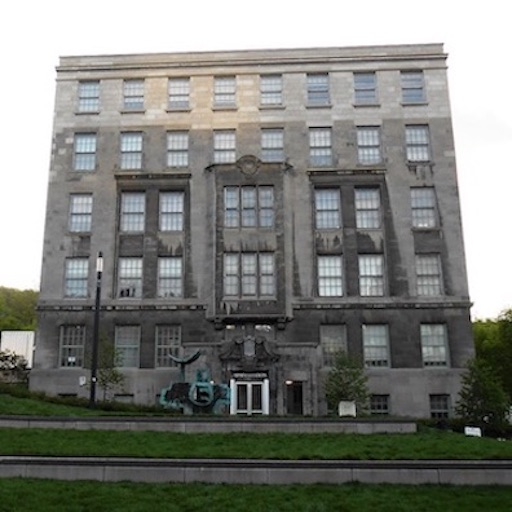
%> input picture Comp 558/assignment 2/james.jpg, 512 x 512 px
$ octave q1.m   (GNU Octave 9; MATLAB toolbox functions it lacks are replaced by stand-ins)
%> lines starting %> are read from the running program, lines starting %| are printed output that depends on the picture; in (x1, y1, x2, y2) boxes, pixels count from 0 and x2, y2 are one past the last pixel; in counts of white or black regions, pixels touching at a corner belong together; the program's own positions count from 1
im = imread('james.jpg'); %read image
%> im is the input picture: size 512x512x3 uint8; mean R, G, B 126.4, 128.4, 123.2
im_grey = im(:,:,2); %green channel
im_double = im2double(im_grey); %correct data type


%smoothed images to specified scale
smoothGauss_4 = imgaussfilt(im_double,4);
smoothGauss_8 = imgaussfilt(im_double,8);
smoothGauss_12 = imgaussfilt(im_double,12);
smoothGauss_16 = imgaussfilt(im_double,16);
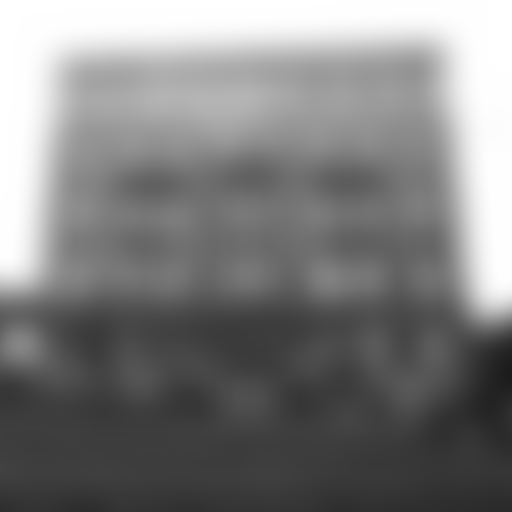
%> smoothGauss_16: size 512x512 double; min 0.108, max 1, mean 0.503

%time step
delta_t = 0.25;

%calculate number of iterations required to produce an image that is
%equivilant to the corrsponding gaussian smoothed image
n_4 = 4^2/(2*delta_t);
n_8 = 8^2/(2*delta_t);
n_12 = 12^2/(2*delta_t);
n_16 = 16^2/(2*delta_t);

%im_heat will be the blurred image
im_heat = im_double;

for c = 1:n_16
    %first derivative
    [FX,FY] = gradient(im_heat);
    %second derivatives
    [F2X2,FYFX] = gradient(FX);
    [FXFY,F2Y2] = gradient(FY);

    %heat equation computations, solving for I^(n+1)
    rhs = F2X2 + F2Y2;
    rhs_new = rhs * delta_t;
    im_new_heat = im_heat + rhs_new;
    im_heat = im_new_heat;

    %check whether we have reached the correct number of iterations to
    %match with a gaussian smoothed image
    if c == n_4
        heat_4 = im_heat;
    elseif c == n_8
        heat_8 = im_heat;
    elseif c == n_12
        heat_12 = im_heat;
    elseif c == n_16
        heat_16 = im_heat;
    end

end
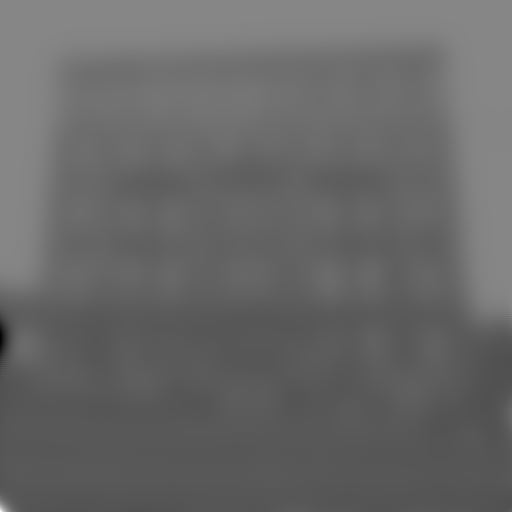
%> heat_12: size 512x512 double; min -1.21, max 2.99, mean 0.503; drawn with min black and max white
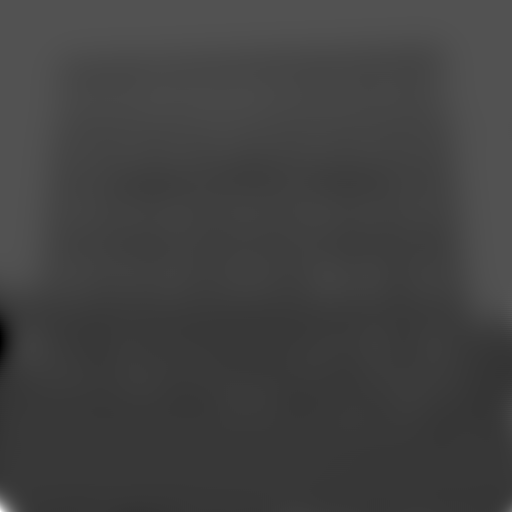
%> heat_16: size 512x512 double; min -1.39, max 5.98, mean 0.503; drawn with min black and max white
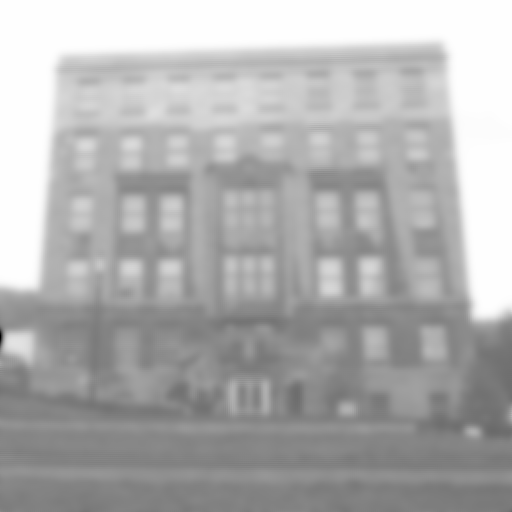
%> heat_4: size 512x512 double; min -0.617, max 1, mean 0.503; drawn with min black and max white
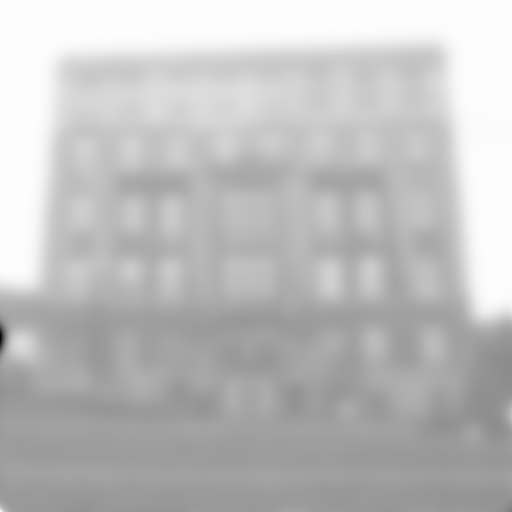
%> heat_8: size 512x512 double; min -1.02, max 1.01, mean 0.503; drawn with min black and max white

% [34 lines of commented-out code are left out]

diff_4 = zeros(512);

for a = 1:512
    for b = 1:512
        if abs(smoothGauss_4(a,b) - heat_4(a,b)) > 0.01
            diff_4(a,b) = 1;
        end

    end
end
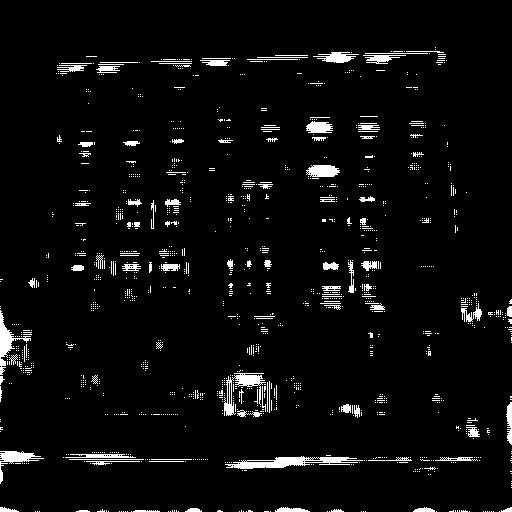
%> diff_4: size 512x512 double; values 0 (black) and 1 (white), 4.3% white; 1347 white regions (1249 under 20 px), largest, box (x1, y1, x2, y2) and area: (225, 456, 363, 469) 871, (224, 373, 266, 416) 547, (0, 310, 31, 375) 481
%imshow(diff_4)
%imwrite(diff_4,'diff4.jpg')

diff_16 = zeros(512);

for a = 1:512
    for b = 1:512
        if abs(smoothGauss_16(a,b) - heat_16(a,b)) > 0.01
            diff_16(a,b) = 1;
        end

    end
end
%> diff_16: size 512x512 double; values 0 (black) and 1 (white), 9.8% white; 379 white regions (339 under 20 px), largest, box (x1, y1, x2, y2) and area: (0, 207, 44, 478) 6551, (473, 277, 512, 512) 5268, (269, 488, 470, 512) 3148
%imshow(diff_16)
%imwrite(diff_16,'diff16.jpg')

%Visualization code to help me check when algorithm was working

subplot(1,3,1);
imshow(smoothGauss_4);
subplot(1,3,2);
imshow(heat_4);
diff = abs(smoothGauss_4 - heat_4);
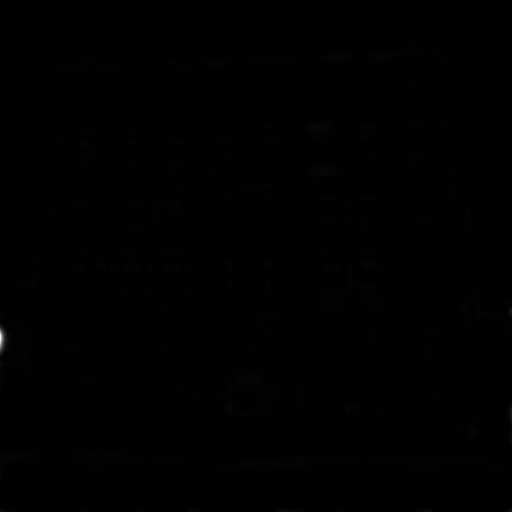
%> diff: size 512x512 double; min 0, max 1.01, mean 0.00312; drawn with min black and max white
subplot(1,3,3);
imshow(diff)
